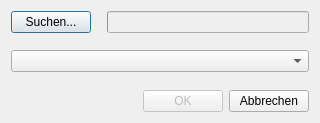
<?xml version="1.0" encoding="UTF-8"?>
<ui version="4.0">
 <class>btDeviceDialog</class>
 <widget class="QDialog" name="btDeviceDialog">
  <property name="enabled">
   <bool>true</bool>
  </property>
  <property name="geometry">
   <rect>
    <x>0</x>
    <y>0</y>
    <width>320</width>
    <height>123</height>
   </rect>
  </property>
  <property name="windowTitle">
   <string>Bluetooth Auswahl</string>
  </property>
  <property name="windowIcon">
   <iconset resource="ressources.qrc">
    <normaloff>:/icons/nxt.png</normaloff>:/icons/nxt.png</iconset>
  </property>
  <layout class="QVBoxLayout" name="verticalLayout">
   <item>
    <layout class="QHBoxLayout" name="horizontalLayout">
     <item>
      <widget class="QPushButton" name="btSearchButton">
       <property name="enabled">
        <bool>true</bool>
       </property>
       <property name="text">
        <string>Suchen...</string>
       </property>
      </widget>
     </item>
     <item>
      <spacer name="horizontalSpacer">
       <property name="orientation">
        <enum>Qt::Horizontal</enum>
       </property>
       <property name="sizeType">
        <enum>QSizePolicy::Minimum</enum>
       </property>
       <property name="sizeHint" stdset="0">
        <size>
         <width>10</width>
         <height>20</height>
        </size>
       </property>
      </spacer>
     </item>
     <item>
      <widget class="QProgressBar" name="progressBar">
       <property name="enabled">
        <bool>false</bool>
       </property>
       <property name="minimum">
        <number>0</number>
       </property>
       <property name="maximum">
        <number>1</number>
       </property>
       <property name="value">
        <number>0</number>
       </property>
       <property name="textVisible">
        <bool>false</bool>
       </property>
      </widget>
     </item>
    </layout>
   </item>
   <item>
    <spacer name="verticalSpacer">
     <property name="orientation">
      <enum>Qt::Vertical</enum>
     </property>
     <property name="sizeHint" stdset="0">
      <size>
       <width>20</width>
       <height>40</height>
      </size>
     </property>
    </spacer>
   </item>
   <item>
    <widget class="QComboBox" name="btDeviceSelector">
     <property name="enabled">
      <bool>true</bool>
     </property>
    </widget>
   </item>
   <item>
    <spacer name="verticalSpacer_2">
     <property name="orientation">
      <enum>Qt::Vertical</enum>
     </property>
     <property name="sizeHint" stdset="0">
      <size>
       <width>20</width>
       <height>40</height>
      </size>
     </property>
    </spacer>
   </item>
   <item>
    <layout class="QHBoxLayout" name="horizontalLayout_2">
     <item>
      <spacer name="horizontalSpacer_2">
       <property name="orientation">
        <enum>Qt::Horizontal</enum>
       </property>
       <property name="sizeHint" stdset="0">
        <size>
         <width>40</width>
         <height>20</height>
        </size>
       </property>
      </spacer>
     </item>
     <item>
      <widget class="QPushButton" name="okButton">
       <property name="enabled">
        <bool>false</bool>
       </property>
       <property name="minimumSize">
        <size>
         <width>80</width>
         <height>0</height>
        </size>
       </property>
       <property name="text">
        <string>OK</string>
       </property>
      </widget>
     </item>
     <item>
      <widget class="QPushButton" name="cancelButton">
       <property name="enabled">
        <bool>true</bool>
       </property>
       <property name="minimumSize">
        <size>
         <width>80</width>
         <height>0</height>
        </size>
       </property>
       <property name="text">
        <string>Abbrechen</string>
       </property>
      </widget>
     </item>
    </layout>
   </item>
  </layout>
 </widget>
 <resources>
  <include location="ressources.qrc"/>
 </resources>
 <connections>
  <connection>
   <sender>btSearchButton</sender>
   <signal>clicked()</signal>
   <receiver>btDeviceDialog</receiver>
   <slot>discoverBtDevices()</slot>
   <hints>
    <hint type="sourcelabel">
     <x>87</x>
     <y>30</y>
    </hint>
    <hint type="destinationlabel">
     <x>161</x>
     <y>40</y>
    </hint>
   </hints>
  </connection>
  <connection>
   <sender>okButton</sender>
   <signal>clicked()</signal>
   <receiver>btDeviceDialog</receiver>
   <slot>accept()</slot>
   <hints>
    <hint type="sourcelabel">
     <x>195</x>
     <y>101</y>
    </hint>
    <hint type="destinationlabel">
     <x>88</x>
     <y>96</y>
    </hint>
   </hints>
  </connection>
  <connection>
   <sender>cancelButton</sender>
   <signal>clicked()</signal>
   <receiver>btDeviceDialog</receiver>
   <slot>reject()</slot>
   <hints>
    <hint type="sourcelabel">
     <x>273</x>
     <y>105</y>
    </hint>
    <hint type="destinationlabel">
     <x>243</x>
     <y>79</y>
    </hint>
   </hints>
  </connection>
 </connections>
 <slots>
  <slot>discoverBtDevices()</slot>
 </slots>
</ui>
